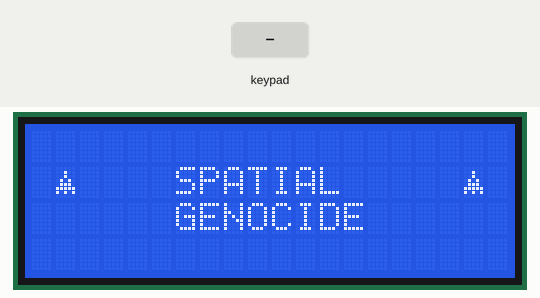
This sketch was run on a simulated Arduino Mega 2560, built with avr-gcc and run on an emulated ATmega2560. On the bench: 20×4 character LCD. The inputs (shaded band) are chosen by the test bench. Random numbers use the default seed unless the sketch sets one.

Above: at 1.2 s.
1.3 s: keypad keys 1 5 3 0 0 1 6 4 pressed 0.4 s apart
At 4.95 s:
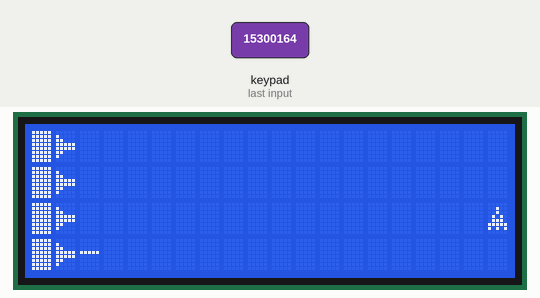
6.0 s: key '2' pressed
9.0 s: keypad keys 1 5 3 0 0 1 6 4 # pressed 0.4 s apart
At 11.47 s:
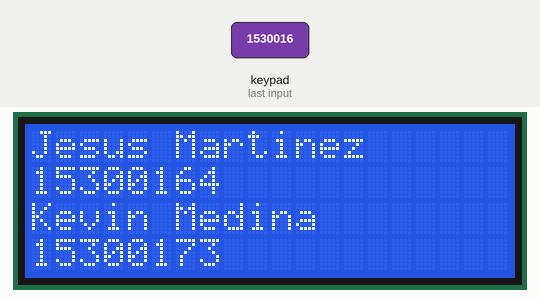
14.1 s: key '2' pressed
At 14.52 s:
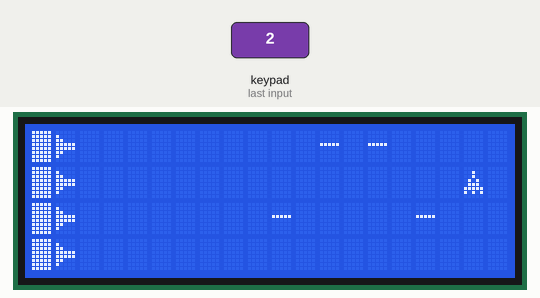
16.5 s: keypad keys 3 1 3 2 3 3 3 4 pressed 0.4 s apart
At 20.4 s:
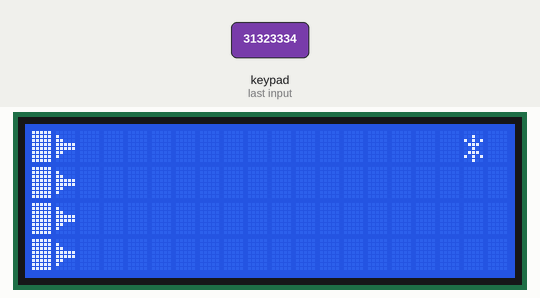
21.2 s: key '1' pressed
At 27.6 s:
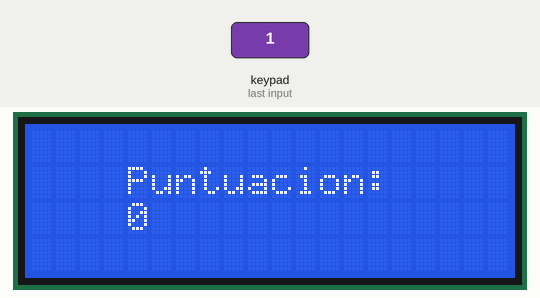

The sketch:

Spatial_genocide.ino
```cpp
#include <LiquidCrystal.h>
#include <Keypad.h>
#define COLS 20
#define ROWS 4
const byte filas = 4;
const byte columnas = 3;
byte pinsFilas[filas]={31,32,33,34};
byte pinsColumnas[columnas]={35,36,37};
char teclas[filas][columnas]={
  {'1','2','3'},
  {'4','5','6'},
  {'7','8','9'},
  {'*','0','#'}
};

Keypad teclado=Keypad(makeKeymap(teclas),pinsFilas,pinsColumnas,filas,columnas);

//LiquidCrystal lcd(rs, en, d4, d5, d6, d7);
LiquidCrystal lcd(38,39,40,41,42,43);

byte Triangulo1[8]={
  B11000,
  B11100,
  B11110,
  B11111,
  B11111,
  B11110,
  B11100,
  B11000,
};
byte Triangulo2[8]={
  B00011,
  B00111,
  B01111,
  B11111,
  B11111,
  B01111,
  B00111,
  B00011,
};
byte Nave[8]={
  B00000,
  B00100,
  B00100,
  B01010,
  B01110,
  B11111,
  B10101,
  B00000,
};
byte Base[8]={
  B11111,
  B11111,
  B11111,
  B11111,
  B11111,
  B11111,
  B11111,
  B11111,
};
byte Canon[8]={
  B00000,
  B10000,
  B11000,
  B11111,
  B11111,
  B11000,
  B10000,
  B00000,
};
byte Ene[8]={
  B00110,
  B00000,
  B10110,
  B11001,
  B10001,
  B10001,
  B10001,
  B00000,
};
byte Exc[8]={
  B00000,
  B00100,
  B00000,
  B00000,
  B00100,
  B00100,
  B00100,
  B00100,
};
byte Exp[8]={
  B00000,
  B00100,
  B10101,
  B01110,
  B00100,
  B01110,
  B10101,
  B00100,
};

int opci, velocidad = 200, puntuacion=-1, x=19,y=2;;
bool bucle=true;
char tecla;
long oleada[11];

void setup() {
  // put your setup code here, to run once:

  lcd.createChar (0,Triangulo1);
  lcd.createChar (1,Triangulo2);
  lcd.createChar (2,Nave);
  lcd.createChar (3,Base);
  lcd.createChar (4,Canon);
  lcd.createChar (5,Exp);
  lcd.createChar (6,Exc);
  lcd.createChar (7,Ene);
  lcd.begin(20,4);
  lcd.setCursor(0, 0);
  lcd.clear();
  Serial.begin(9600);

}

void loop() {
  // put your main code here, to run repeatedly:
  intro();
  menu();
}

void intro(){
  lcd.setCursor(6,1);
    lcd.print("SPATIAL");
    lcd.setCursor(6,2);
    lcd.print("GENOCIDE");
  for(int k=3; k>-1;k--){
    lcd.setCursor(6,1);
    lcd.print("SPATIAL");
    lcd.setCursor(6,2);
    lcd.print("GENOCIDE");
    lcd.setCursor(1,k);
    lcd.write (byte(2));
    lcd.setCursor(18,k);
    lcd.write (byte(2));
    delay(400);
    lcd.clear();
  }
  lcd.setCursor(6,1);
  lcd.print("SPATIAL");
  lcd.setCursor(6,2);
  lcd.print("GENOCIDE");
  delay(1000);
  lcd.clear();
  for(int i=0; i<20;i++){
    lcd.setCursor(i,0);
    lcd.write (byte (0));
    lcd.setCursor(i,1);
    lcd.write (byte (0));
    lcd.setCursor(i,2);
    lcd.write (byte (0));
    lcd.setCursor(i,3);
    lcd.write (byte (0));
    delay(50);
    lcd.clear();
}
   lcd.clear();
  for(int j=20; j>0;j--){
    lcd.setCursor(j,0);
    lcd.write (byte (1));
    lcd.setCursor(j,1);
    lcd.write (byte (1));
    lcd.setCursor(j,2);
    lcd.write (byte (1));
    lcd.setCursor(j,3);
    lcd.write (byte (1));
    delay(50);
    lcd.clear();
}
}

void menu(){
  do{
    lcd.clear();
  while(tecla==NO_KEY){
      tecla=teclado.getKey();
      lcd.setCursor(0,0);
      lcd.print("1.Jugar");
      lcd.setCursor(0,1);
      lcd.print("2.Instrucciones");
      lcd.setCursor(0,2);
      lcd.print("3.Desarrolladores");
    }
   opci=tecla-48;
   tecla=NO_KEY;
   switch (opci){
    case 1:
      juego();
      break;
    case 2:
      lcd.setCursor(0,0);
      lcd.print("Esquiva balas de los");
      lcd.setCursor(0,1);
      lcd.print("ca");
      lcd.write (byte(7));
      lcd.print("ones utilizando");
      lcd.setCursor(0,2);
      lcd.print("las teclas 2 4 5 6");
      lcd.setCursor(0,3);
      lcd.write (byte(6));
      lcd.print("buena suerte!");
      while(tecla==NO_KEY){
        tecla=teclado.getKey();
      }
      tecla=NO_KEY;
      break;
     case 3:
      lcd.clear();
      lcd.setCursor(0,0);
      lcd.print("Jesus Martinez");
      lcd.setCursor(0,1);
      lcd.print("15300164");
      lcd.setCursor(0,2);
      lcd.print("Kevin Medina");
      lcd.setCursor(0,3);
      lcd.print("15300173");
      while(tecla==NO_KEY){
        tecla=teclado.getKey();
      }
      tecla=NO_KEY;
      break;
   }
  }while(bucle==true);
}

void juego(){
  velocidad = 200;
  x = 19;
  y = 2;
  puntuacion = -1;
  canones();
  disparos();
}

void canones(){
   lcd.clear();
  lcd.setCursor(0,0);
  lcd.write(byte(3));
  lcd.write(byte(4));
  lcd.setCursor(0,1);
  lcd.write(byte(3));
  lcd.write(byte(4));
  lcd.setCursor(0,2);
  lcd.write(byte(3));
  lcd.write(byte(4));
  lcd.setCursor(0,3);
  lcd.write(byte(3));
  lcd.write(byte(4));

}
void nave(){
  lcd.setCursor(x,y);
  lcd.write(byte(2));
}

void disparos(){
  int cont=0,DisPos1=2,DisPos2=2,DisPos3=2,DisPos4=2;
  long num;
  for (int i=0;i<4;i++){
    oleada[i] = random(4);
    //oleada[i]=num;
  }
  puntuacion++;
  if (DisPos1==2&&DisPos2==2&&DisPos3==2&&DisPos4==2){
    canones();
    nave();
    leerTecla();
    nave();
    fin(DisPos1, DisPos2, DisPos3, DisPos4);
    lcd.setCursor(DisPos1,oleada[0]);
    lcd.print("-");
    delay(velocidad);
    DisPos1++;
    lcd.clear();
    canones();
    leerTecla();
    nave();
    fin(DisPos1, DisPos2, DisPos3, DisPos4);
    lcd.setCursor(DisPos1,oleada[0]);
    lcd.print("-");
    DisPos1++;
    lcd.clear();
    canones();
    leerTecla();
    nave();
    fin(DisPos1, DisPos2, DisPos3, DisPos4);
    lcd.setCursor(DisPos1,oleada[0]);
    lcd.print("-");
    lcd.setCursor(DisPos2,oleada[1]);
    lcd.print("-");
    delay(velocidad);
    DisPos1++;
    DisPos2++;
    lcd.clear();
    canones();
    leerTecla();
    nave();
    fin(DisPos1, DisPos2, DisPos3, DisPos4);
    lcd.setCursor(DisPos1,oleada[0]);
    lcd.print("-");
    lcd.setCursor(DisPos2,oleada[1]);
    lcd.print("-");
    DisPos1++;
    DisPos2++;
    lcd.clear();
    canones();
    leerTecla();
    nave();
    fin(DisPos1, DisPos2, DisPos3, DisPos4);
    lcd.setCursor(DisPos1,oleada[0]);
    lcd.print("-");
    lcd.setCursor(DisPos2,oleada[1]);
    lcd.print("-");
    lcd.setCursor(DisPos3,oleada[2]);
    lcd.print("-");
    delay(velocidad);
    DisPos1++;
    DisPos2++;
    DisPos3++;
    lcd.clear();
    canones();
    leerTecla();
    nave();
    fin(DisPos1, DisPos2, DisPos3, DisPos4);
    lcd.setCursor(DisPos1,oleada[0]);
    lcd.print("-");
    lcd.setCursor(DisPos2,oleada[1]);
    lcd.print("-");
    lcd.setCursor(DisPos3,oleada[2]);
    lcd.print("-");
    delay(velocidad);
    DisPos1++;
    DisPos2++;
    DisPos3++;
    lcd.clear();
    canones();
    tecla = teclado.getKey();
    leerTecla();
    nave();
    fin(DisPos1, DisPos2, DisPos3, DisPos4);
    lcd.setCursor(DisPos1,oleada[0]);
    lcd.print("-");
    lcd.setCursor(DisPos2,oleada[1]);
    lcd.print("-");
    lcd.setCursor(DisPos3,oleada[2]);
    lcd.print("-");
    lcd.setCursor(DisPos4,oleada[3]);
    lcd.print("-");
    delay(velocidad);
    DisPos1++;
    DisPos2++;
    DisPos3++;
    DisPos4++;
    lcd.clear();
    canones();
    leerTecla();
    nave();
    fin(DisPos1, DisPos2, DisPos3, DisPos4);
    lcd.setCursor(DisPos1,oleada[0]);
    lcd.print("-");
    lcd.setCursor(DisPos2,oleada[1]);
    lcd.print("-");
    lcd.setCursor(DisPos3,oleada[2]);
    lcd.print("-");
    lcd.setCursor(DisPos4,oleada[3]);
    lcd.print("-");
    delay(velocidad);
    DisPos1++;
    DisPos2++;
    DisPos3++;
    DisPos4++;
    lcd.clear();
    canones();
    leerTecla();
    nave();
    fin(DisPos1, DisPos2, DisPos3, DisPos4);
    lcd.setCursor(DisPos1,oleada[0]);
    lcd.print("-");
    lcd.setCursor(DisPos2,oleada[1]);
    lcd.print("-");
    lcd.setCursor(DisPos3,oleada[2]);
    lcd.print("-");
    lcd.setCursor(DisPos4,oleada[3]);
    lcd.print("-");
    delay(velocidad);
    DisPos1++;
    DisPos2++;
    DisPos3++;
    DisPos4++;
  }
  do{
    lcd.clear();
    canones();
    leerTecla();
    nave();
    fin(DisPos1, DisPos2, DisPos3, DisPos4);
    if(DisPos1<19){
      lcd.setCursor(DisPos1,oleada[0]);
    lcd.print("-");
    }
    if(DisPos2<19){
      lcd.setCursor(DisPos2,oleada[1]);
    lcd.print("-");
    }
    if(DisPos3<19){
      lcd.setCursor(DisPos3,oleada[2]);
    lcd.print("-");
    }
    if(DisPos4<19){
      lcd.setCursor(DisPos4,oleada[3]);
    lcd.print("-");
    }
    delay(velocidad);
    DisPos1++;
    DisPos2++;
    DisPos3++;
    DisPos4++;
  }while(DisPos4<19);
  fin(DisPos1, DisPos2, DisPos3, DisPos4);
  disparos();
  velocidad -= 10;
}

void leerTecla(){
  int mov;
  tecla = teclado.getKey();
    if(tecla!=NO_KEY){
      mov=tecla-48;
      if(mov==2||mov==4||mov==5||mov==6){
        mover(mov);
      }
      tecla=NO_KEY;
    }
}

void mover(int teclap){
  if (teclap==2&&y!=0){
    y--;
  }else if(teclap==4&&x!=2){
    x--;
  }else if(teclap==6&&x!=19){
    x++;
  }else if(teclap==5&&y!=3){
    y++;
  }
}

bool coordenadas(int x1, int x2, int x3, int x4){
  return ((x == x1 && y == oleada[0]) || (x == x2 && y == oleada[1]) || (x == x3 && y == oleada[2]) || (x == x4 && y == oleada[3]));
}

void fin(int DisPos1, int DisPos2, int DisPos3, int DisPos4){
  if (coordenadas(DisPos1, DisPos2, DisPos3, DisPos4)){
    lcd.setCursor(x,y);
    lcd.write(byte(5));
    delay(500);
    lcd.clear();
    lcd.setCursor(4, 1);
    lcd.print("Puntuacion:");
    lcd.setCursor(4, 2);
    lcd.print(puntuacion);
    delay(2000);
    while(tecla==NO_KEY){
        tecla=teclado.getKey();
      }
      tecla=NO_KEY;
      menu();
  }
}
```

Measured:
- what the display in image 0 shows lasts 0.4 s, from 0.9 s to 1.3 s
- what the display in image 4 shows lasts 0.5 s, from 20.0 s to 20.5 s
